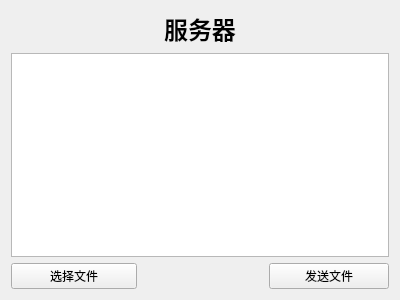
<?xml version="1.0" encoding="UTF-8"?>
<ui version="4.0">
 <class>ServerWidget</class>
 <widget class="QWidget" name="ServerWidget">
  <property name="geometry">
   <rect>
    <x>0</x>
    <y>0</y>
    <width>400</width>
    <height>300</height>
   </rect>
  </property>
  <property name="windowTitle">
   <string>ServerWidget</string>
  </property>
  <layout class="QGridLayout" name="gridLayout">
   <item row="0" column="0">
    <spacer name="horizontalSpacer">
     <property name="orientation">
      <enum>Qt::Horizontal</enum>
     </property>
     <property name="sizeHint" stdset="0">
      <size>
       <width>118</width>
       <height>20</height>
      </size>
     </property>
    </spacer>
   </item>
   <item row="0" column="1" colspan="2">
    <widget class="QLabel" name="label">
     <property name="font">
      <font>
       <family>Agency FB</family>
       <pointsize>18</pointsize>
       <weight>75</weight>
       <bold>true</bold>
      </font>
     </property>
     <property name="text">
      <string>服务器</string>
     </property>
     <property name="alignment">
      <set>Qt::AlignCenter</set>
     </property>
    </widget>
   </item>
   <item row="0" column="3">
    <spacer name="horizontalSpacer_2">
     <property name="orientation">
      <enum>Qt::Horizontal</enum>
     </property>
     <property name="sizeHint" stdset="0">
      <size>
       <width>118</width>
       <height>20</height>
      </size>
     </property>
    </spacer>
   </item>
   <item row="1" column="0" colspan="4">
    <widget class="QTextEdit" name="textEdit"/>
   </item>
   <item row="2" column="0" colspan="2">
    <widget class="QPushButton" name="buttonSelect">
     <property name="text">
      <string>选择文件</string>
     </property>
    </widget>
   </item>
   <item row="2" column="2">
    <spacer name="horizontalSpacer_3">
     <property name="orientation">
      <enum>Qt::Horizontal</enum>
     </property>
     <property name="sizeHint" stdset="0">
      <size>
       <width>119</width>
       <height>20</height>
      </size>
     </property>
    </spacer>
   </item>
   <item row="2" column="3">
    <widget class="QPushButton" name="buttonSend">
     <property name="text">
      <string>发送文件</string>
     </property>
    </widget>
   </item>
  </layout>
 </widget>
 <layoutdefault spacing="6" margin="11"/>
 <resources/>
 <connections/>
</ui>
